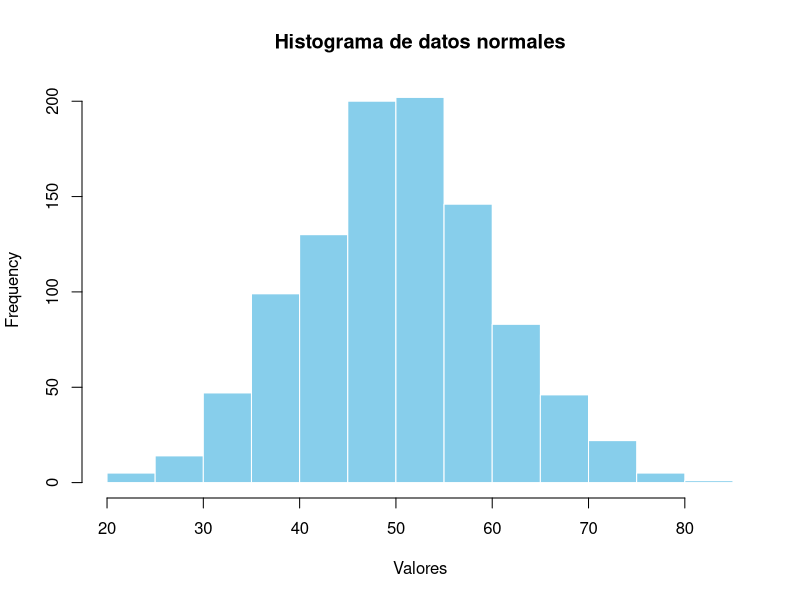

Write the R code that produced this figure.
## ---- chunk 1
# Generamos datos normales
set.seed(123)
datos <- rnorm(1000, mean = 50, sd = 10)

# Resumen estadístico
summary(datos)

# Histograma
hist(
  datos,
  col = "skyblue",
  border = "white",
  main = "Histograma de datos normales",
  xlab = "Valores"
)
